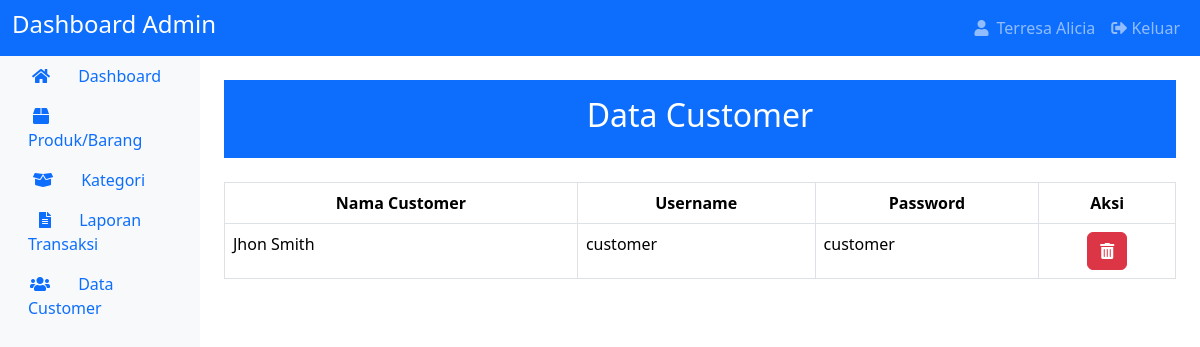
/page/admin/index.php?page=customer (signed in), run on the app's committed database.
### tables this page shows
CREATE TABLE `customer` (
  `id_pembeli` int(11) NOT NULL,
  `nama` varchar(100) NOT NULL,
  `username` varchar(50) NOT NULL,
  `password` varchar(50) NOT NULL
);

### page/admin/customer.php (the view, shortened to what this page needs)
<?php
include "../../conn_terresa.php";
$q = mysqli_query($conn, "SELECT * FROM customer");
?>
<!DOCTYPE html>
<html lang="en">
<head>
    <link rel="stylesheet" href="https://cdn.jsdelivr.net/npm/bootstrap@5.3.1/dist/css/bootstrap.min.css">
    <link href="https://cdn.jsdelivr.net/npm/bootstrap-icons@1.18.0/font/bootstrap-icons.css" rel="stylesheet">
    <link rel="stylesheet" href="https://cdnjs.cloudflare.com/ajax/libs/font-awesome/5.15.4/css/all.min.css">
</head>
<body>
<div class="container mt-4">
    <div class="row">
        <div class="col-12">
            <div class="text-center bg-primary text-white py-3">
                <h2>Data Customer</h2>
            </div>
        </div>
    </div>
    <div class="row mt-4">
        <div class="col-12">
            <table class="table table-bordered">
                <thead class="bg-light">
                    <tr>
                        <th class="text-center">Nama Customer</th>
                        <th class="text-center">Username</th>
                        <th class="text-center">Password</th>
                        <th class="text-center">Aksi</th>
                    </tr>
                </thead>
                <tbody>
                    <?php while ($c = mysqli_fetch_assoc($q)) { ?>
                        <tr>
                            <td><?php echo $c['nama']; ?></td>
                            <td><?php echo $c['username']; ?></td>
                            <td><?php echo $c['password']; ?></td>
                            <td class="text-center">
                                <a href="hapus_cus.php?id=<?php echo $c['id_pembeli']; ?>" class="btn btn-danger">
                                <i class="fas fa-trash-alt"></i>
                                </a>
                            </td>
                        </tr>
                    <?php } ?>
                </tbody>
            </table>
        </div>
    </div>
</div>
</body>
</html>

### data on the page
customer: nama "Jhon Smith", username "customer", password "customer"

### other printed values
$nama "Terresa Alicia"
